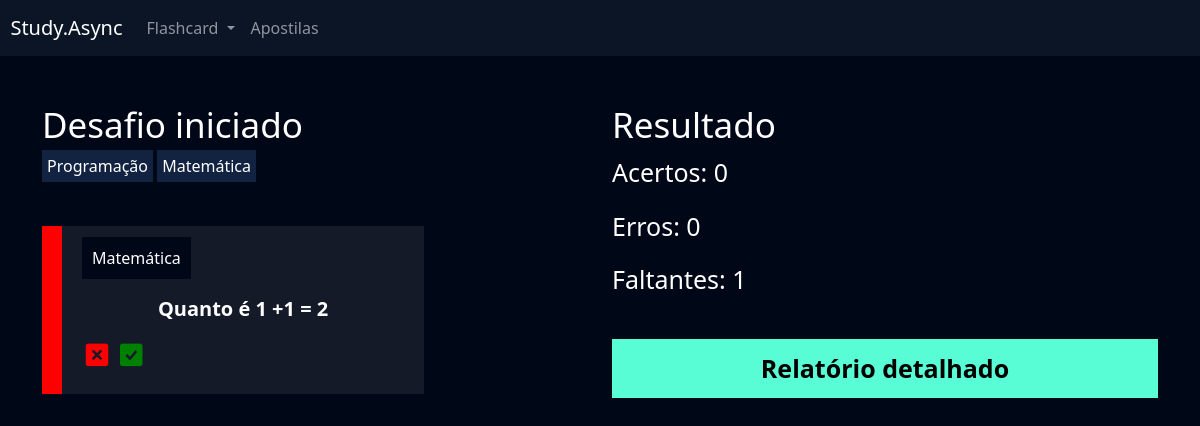
Page /flashcard/desafio/11/ (signed in) on the earlier database version.
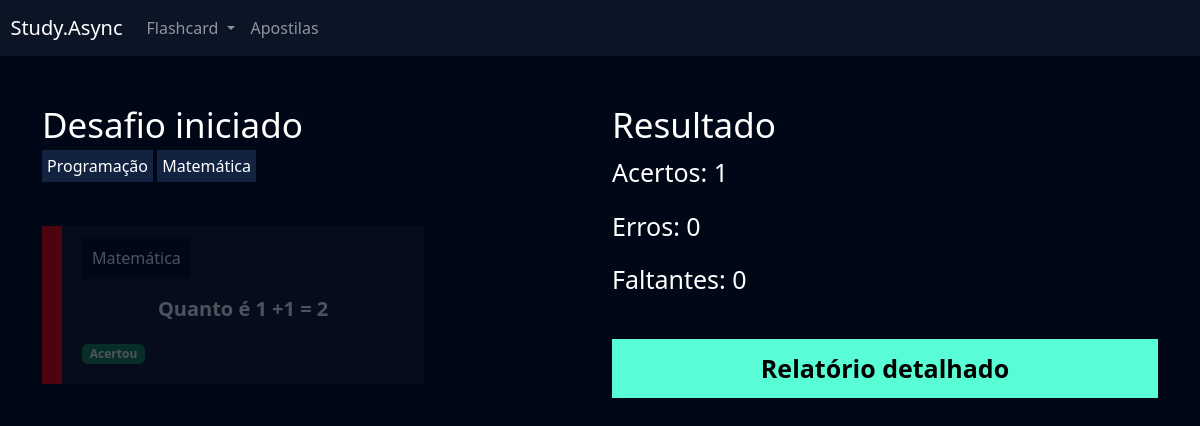
Same page on the later database version.
### flashcard/models.py (models this page shows, shortened)
class FlashcardDesafio(models.Model):
    flashcard = models.ForeignKey(Flashcard, on_delete=models.DO_NOTHING)
    respondido = models.BooleanField(default=False)
    acertou = models.BooleanField(default=False)

class Flashcard(models.Model):
    DIFICULDADE_CHOICES = (('D', 'Difícil'), ('M', 'Médio'), ('F', 'Fácil'))
    user = models.ForeignKey(User, on_delete=models.DO_NOTHING)
    pergunta = models.CharField(max_length=100)
    resposta = models.TextField()
    categoria = models.ForeignKey(Categoria, on_delete=models.DO_NOTHING)
    dificuldade = models.CharField(max_length=1, choices=DIFICULDADE_CHOICES)
    @property
    def css_dificuldade(self):
        if self.dificuldade == 'F':
            return 'flashcard-facil'
        elif self.dificuldade == 'M':
            return 'flashcard-medio'
        elif self.dificuldade == 'D':
            return 'flashcard-dificil'

class Categoria(models.Model):
    nome = models.CharField(max_length=20)
    def __str__(self):
        return self.nome

### flashcard/views.py (the view)
# urls.py: path('desafio/<int:id>/', views.desafio, name='desafio'),
def desafio(request, id):
    desafio = Desafio.objects.get(id=id)
    if not desafio.user == request.user:
        raise Http404()
    if request.method == 'GET':
        acertos = desafio.flashcards.filter(respondido=True).filter(acertou=True).count()
        erros = desafio.flashcards.filter(respondido=True).filter(acertou=False).count()
        faltantes = desafio.flashcards.filter(respondido=False).count()
        return render(
            request,
            'desafio.html',
            {
                'desafio': desafio, 'acertos' : acertos,
                    'erros' : erros, 'faltantes' : faltantes
            },
        )

### flashcard/templates/desafio.html (shortened to what this page needs)
{% extends "base.html" %}
{% load static %}
{% block 'cabecalho' %}
    <link href="{% static 'usuarios/css/cadastro.css' %}" rel="stylesheet">
    <link href="{% static 'flashcard/css/novo_flashcard.css' %}" rel="stylesheet">
    <link href="{% static 'flashcard/css/iniciar_desafio.css' %}" rel="stylesheet">
    <link href="{% static 'flashcard/css/desafio.css' %}" rel="stylesheet">
    <link href='https://unpkg.com/boxicons@2.1.4/css/boxicons.min.css' rel='stylesheet'>
{% endblock 'cabecalho' %}
{% block 'conteudo' %}
    {% include "partials/header.html" %}
    <div class="container">
        <br>
        <br>
        <div class="row">
            <div class="col-md">
                <h3 class="fonte-secundaria" >Desafio iniciado</h3>
                <span class="badge-categoria">Programação</span>
                <span class="badge-categoria" >Matemática</span>
                <br>
                <br>
                <br>
                {% for flash in desafio.flashcards.all %}
                    <div class="box-new-flashcard {% if flash.respondido %}op2{% endif %}">
                        <div class="flashcard {{flash.flashcard.css_dificuldade}}">
                            <div class="flashcard-categoria">
                                {{flash.flashcard.categoria}}
                            </div>
                            <br>
                            <br>
                            <div class="flashcard-box-item" onclick="flip_card({{flash.id}})">
                                <p class="flashcard-item">{{flash.flashcard.pergunta}}</p>
                            </div>
                            {% if not flash.respondido %}
                                <div class="responder">
                                    <a href="{% url 'responder_flashcard' flash.id %}?acertou=0&desafio_id={{desafio.id}}"><i class='bx bxs-x-square icone-vermelho'></i></a>
                                    <a href="{% url 'responder_flashcard' flash.id %}?acertou=1&desafio_id={{desafio.id}}"><i class='bx bxs-check-square icone-verde' ></i></a>
                                </div>
                            {% else %}
                                {% if flash.acertou %}
                                    <span class="badge bg-success">Acertou</span>
                                {% else %}
                                    <span class="badge bg-danger">Errou</span>
                                {% endif%}
                            {% endif %}
                        </div>
                    </div>
                    <br>
                    <br>
                {% endfor %}
            </div>
            <div class="col-md">
                <h3 class="fonte-secundaria">Resultado</h3>
                <p class="fonte-p">Acertos: {{acertos}}</p>
                <p class="fonte-p">Erros: {{erros}}</p>
                <p class="fonte-p">Faltantes: {{faltantes}}</p>
                <br>
                <a class="btn-cadastro btn-desafio" href="{% url 'relatorio' desafio.id %}">Relatório detalhado</a>
            </div>
        </div>
    </div>
{% endblock 'conteudo' %}

Differences in the rows shown:
changed FlashcardDesafio "Quanto é 1 +1 = 2": now shows "Acertou"
Other differences:
{{ acertos }}: "0" → "1"
{{ faltantes }}: "1" → "0"
